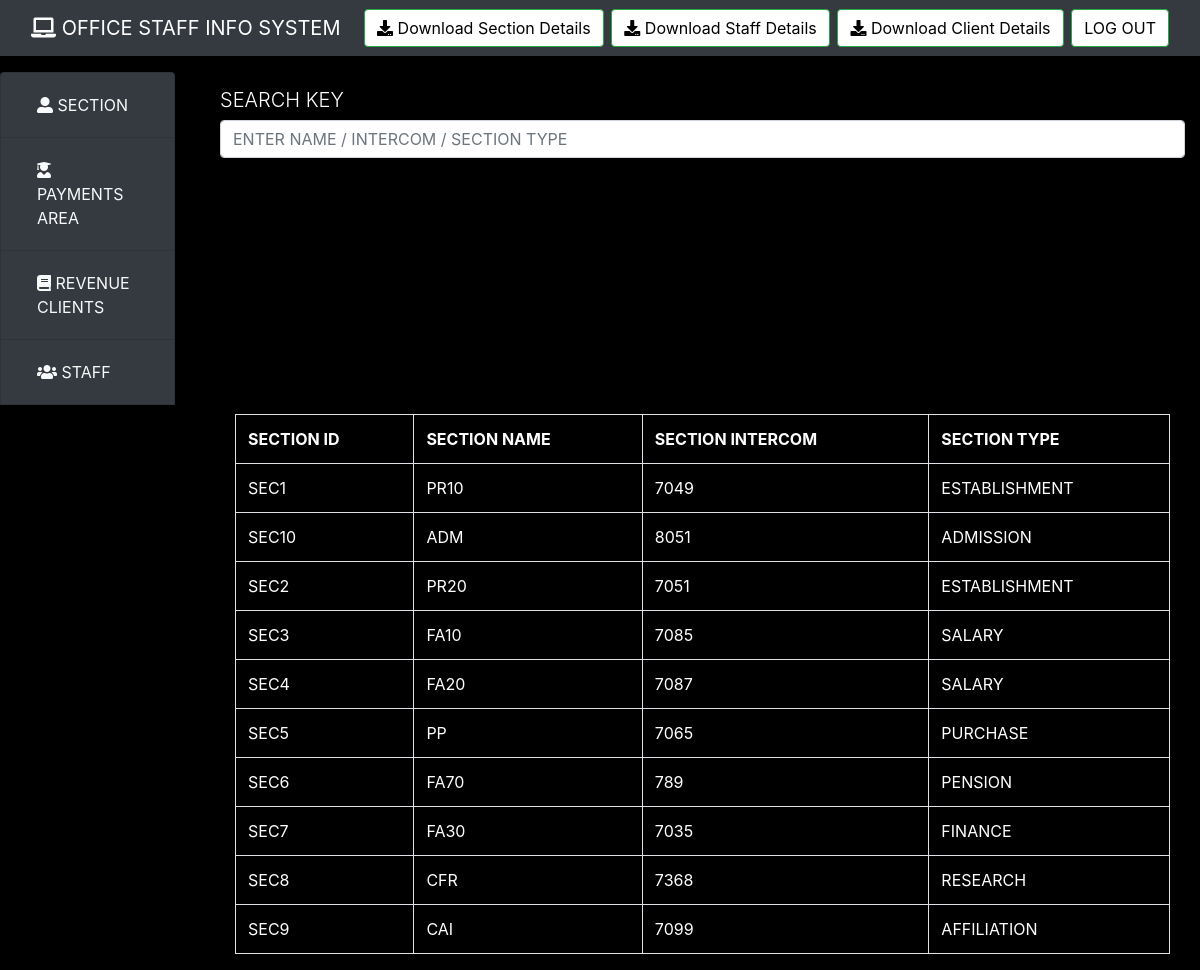
The page /home.php?info=manage_section (signed in) on the database its author committed.
### tables this page shows
CREATE TABLE `section` (
  `section_id` varchar(20) NOT NULL,
  `section_name` varchar(30) NOT NULL,
  `intercom_no` varchar(150) NOT NULL,
  `type_of_section` varchar(20) NOT NULL
);

### includes/manage_section.php (the view)
<div class="container">
	<form class="form-group mt-3" method="post" action="home.php?info=section_search">
		<h3 class="lead">SEARCH KEY</h3>
		<input type="text" name="name" class="form-control" placeholder="ENTER NAME / INTERCOM / SECTION TYPE">
	</form>
	<div class="container">
		<table class="table table-bordered table-hover">
			<tr>
				<th>SECTION ID</th>
				<th>SECTION NAME</th>
				<th>SECTION INTERCOM</th>
				<th>SECTION TYPE</th>
			</tr>
			<?php
           require('db.php');
$all="SELECT * FROM section";
$all_query=mysqli_query($conn,$all);
if (mysqli_num_rows($all_query) > 0) {
    while($row = mysqli_fetch_assoc($all_query)) {
       echo "<tr>";
		echo "<td>".$row['section_id']."</td>";
		echo "<td>".$row['section_name']."</td>";
		echo "<td>".$row['intercom_no']."</td>";
		echo "<td>".$row['type_of_section']."</td>";
		echo "</tr><br>";
    }
} else {
    echo "0 results";
}
?>
		</table>
	</div>
</div>

### home.php (shortened to what this page needs)
<!DOCTYPE html>
<html>
<head>
  <link rel="stylesheet" href="https://maxcdn.bootstrapcdn.com/bootstrap/4.1.3/css/bootstrap.min.css">
  <link rel="stylesheet" href="https://use.fontawesome.com/releases/v5.3.1/css/all.css">
  <link rel="stylesheet" href="style.css">
</head>
<body style="background-color:black">
	<nav class="navbar navbar-expand-md bg-dark navbar-dark">
		<div class="container-fluid">
  <a class="navbar-brand" href="home.php"><i class="fa fa-laptop" aria-hidden="true"></i> OFFICE STAFF INFO SYSTEM</a>
  <a href="generate-section-pdf.php" class=" btn btn-success" style="background:white; color:black"><i class="fa fa-download" aria-hidden="true"></i> Download Section Details</a>
  <a href="generate-staff-pdf.php" class=" btn btn-success" style="background:white; color:black"><i class="fa fa-download" aria-hidden="true"></i> Download Staff Details</a>
  <a href="generate-client-pdf.php" class=" btn btn-success" style="background:white; color:black"><i class="fa fa-download" aria-hidden="true"></i> Download Client Details</a>
  <a href="logout.php" class=" btn btn-success" style="background:white; color:black"> LOG OUT</a>
</div>
</nav>
<div class="row mt-3">
  <div class="col-2">
    <div id="accordion">
    <div class="list-group">
      <div class="list-group-item bg-dark">
        <a class="collapsed nav-link text-light" data-toggle="collapse" href="#collapseTwo">
        <i class="fas fa-user-alt"></i>  SECTION</a>
      </div>
      <div class="list-group-item bg-dark">
        <a class="collapsed nav-link text-light" data-toggle="collapse" href="#collapseThree">
          <i class="fas fa-user-graduate"></i>   PAYMENTS AREA
        </a>
      </div>
         <div class="list-group-item bg-dark">
        <a class="collapsed nav-link text-light" data-toggle="collapse" href="#collapsefive">
        <i class="fas fa-book"></i> REVENUE CLIENTS</a>
      </div>
         <div class="list-group-item bg-dark">
        <a class="collapsed nav-link text-light" data-toggle="collapse" href="#collapsesix">
        <i class="fas fa-users"></i> STAFF</a>
      </div>
    </div>
</div>
  </div>
  <div class="col-10">
<?php
@$info=$_GET['info'];
if ($info!=="") {
             if ($info=="add_section") {
             include('./includes/add_section.php');
                }
             else if($info=="add_payment")
             {
             include('./includes/add_payment.php');
             }
             elseif ($info=="manage_payment") {
               include ('./includes/manage_payment.php');
             }elseif ($info=="add_client") {
               include ('./includes/add_client.php');
             }elseif ($info=="manage_client") {
               include ('./includes/manage_client.php');
             }elseif ($info=="add_staff") {
               include ('./includes/add_staff.php');
             }elseif ($info=="manage_staff") {
               include ('./includes/manage_staff.php');
             }elseif ($info=="manage_section") {
               include ('./includes/manage_section.php');
             }elseif ($info=="update_payment") {
               include ('./includes/update_payment.php');
             }elseif ($info=="delete_payment") {
               include ('./includes/delete_payment.php');
             }elseif ($info=="update_section") {
               include ('./includes/update_section.php');
             }elseif ($info=="delete_section") {
               include ('./includes/delete_section.php');
             }elseif ($info=="update_client") {
               include ('./includes/update_client.php');
             }elseif ($info=="delete_client") {
               include ('./includes/delete_client.php');
             }elseif ($info=="update_staff") {
               include ('./includes/update_staff.php');
             }elseif ($info=="delete_staff") {
               include ('./includes/delete_staff.php');
             }elseif ($info=="change_password") {
               include ('./includes/change_password.php');
             }elseif ($info=="section_search") {
               include ('./includes/section_search.php');
             }elseif ($info=="client_search") {
               include ('./includes/client_search.php');
             }elseif ($info=="payment_search") {
               include ('./includes/payment_search.php');
             }elseif ($info=="staff_search") {
               include ('./includes/staff_search.php');
             }
             }
?>
</div>
</div>
</body>
</html>

### style.css (style rules this page uses)
h3 { color:white; }
.mt-3 { color:white; }

### rows shown on the page
section: section_id "SEC1", section_name "PR10", intercom_no "7049", type_of_section "ESTABLISHMENT"
section: section_id "SEC10", section_name "ADM", intercom_no "8051", type_of_section "ADMISSION"
section: section_id "SEC2", section_name "PR20", intercom_no "7051", type_of_section "ESTABLISHMENT"
section: section_id "SEC3", section_name "FA10", intercom_no "7085", type_of_section "SALARY"
section: section_id "SEC4", section_name "FA20", intercom_no "7087", type_of_section "SALARY"
section: section_id "SEC5", section_name "PP", intercom_no "7065", type_of_section "PURCHASE"
section: section_id "SEC6", section_name "FA70", intercom_no "789", type_of_section "PENSION"
section: section_id "SEC7", section_name "FA30", intercom_no "7035", type_of_section "FINANCE"
section: section_id "SEC8", section_name "CFR", intercom_no "7368", type_of_section "RESEARCH"
section: section_id "SEC9", section_name "CAI", intercom_no "7099", type_of_section "AFFILIATION"
